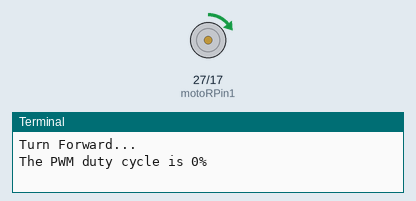
Simulated run of this program. Board: Raspberry Pi (BCM pin numbers). Parts: motor-driver pin pairs drawn as motors (green arrow = first pin HIGH = forward, orange = second pin HIGH = backward, longer = more drive, scaled by the enable pin), the last lines printed to the terminal. At 55.0 s the program stops and its outputs stay as they are.

Above: at 0.1 s.
At 10.1 s:
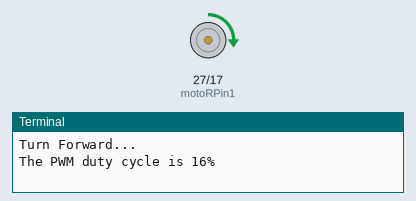
At 20.1 s:
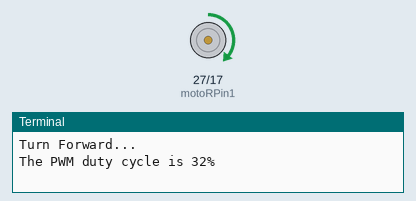
At 35.1 s:
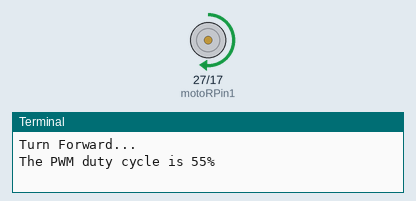
Timing chart, 0 to 36.6 s (numbered marks = the images above):
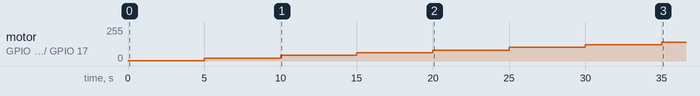

Measured:
- by itself, motor on GPIO 27 (motoRPin1) / GPIO 17 (motoRPin2): moves from stopped to forward 141/255 over 35.0 s

The program:

MotorScript.py
```python
#!/usr/bin/env python3
#############################################################################
# Filename    : Motor.py
# Description : Control Motor with L293D
# Author      : www.freenove.com
# modification: 2023/05/11
########################################################################
from gpiozero import DigitalOutputDevice,PWMOutputDevice
import time
from ADCDevice import *

# define the pins connected to L293D
motoRPin1 = DigitalOutputDevice(27)           # define L293D pin according to BCM Numbering
motoRPin2 = DigitalOutputDevice(17)           # define L293D pin according to BCM Numbering
enablePin = PWMOutputDevice(22,frequency=1000)


def mapNUM(value,fromLow,fromHigh,toLow,toHigh):
    return (toHigh-toLow)*(value-fromLow) / (fromHigh-fromLow) + toLow

# motor function: determine the direction and speed of the motor according to the input ADC value input
def motor(speed):
    if (speed > 0):  # make motor turn forward
        motoRPin1.on()        # motoRPin1 output HIHG level
        motoRPin2.off()       # motoRPin2 output LOW level
        print ('Turn Forward...')
    elif (speed < 0): # make motor turn backward
        motoRPin1.off()
        motoRPin2.on()
        print ('Turn Backward...')
    else :
        motoRPin1.off()
        motoRPin2.off()
        print ('Motor Stop...')
    b=mapNUM(abs(speed),0,128,0,100)
    enablePin.value = b / 100.0     # set dc value as the duty cycle
    print ('The PWM duty cycle is %d%%\n'%(abs(speed)*100/127))   # print PMW duty cycle.

def loop():
    value = 1
    while value < 102:

        print ('Speed : %d'%(value))
        motor(value)
        time.sleep(5)
        value = value + 10

def destroy():
    motoRPin1.close()
    motoRPin2.close()
    enablePin.close()
    adc.close()

if __name__ == '__main__':  # Program entrance
    print ('Program is starting ... ')
    try:
        loop()
    except KeyboardInterrupt: # Press ctrl-c to end the program.
        destroy()
        print("Ending program")
```
